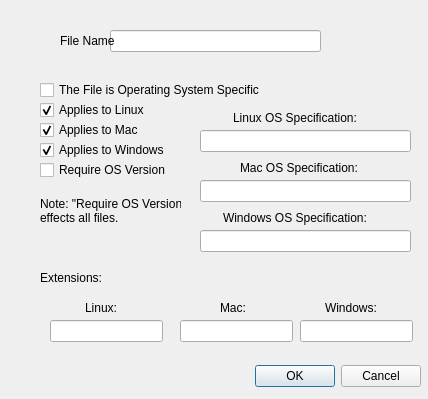
<?xml version="1.0" encoding="UTF-8"?>
<ui version="4.0">
 <class>requiredFileWindow</class>
 <widget class="QDialog" name="requiredFileWindow">
  <property name="geometry">
   <rect>
    <x>0</x>
    <y>0</y>
    <width>428</width>
    <height>399</height>
   </rect>
  </property>
  <property name="minimumSize">
   <size>
    <width>428</width>
    <height>399</height>
   </size>
  </property>
  <property name="maximumSize">
   <size>
    <width>428</width>
    <height>399</height>
   </size>
  </property>
  <property name="windowTitle">
   <string>Required Files - ANUBIS Interface</string>
  </property>
  <property name="windowIcon">
   <iconset resource="resources.qrc">
    <normaloff>:/img/ANUBIS.ico</normaloff>:/img/ANUBIS.ico</iconset>
  </property>
  <property name="styleSheet">
   <string notr="true">.QFrame {
border:none;
}</string>
  </property>
  <widget class="QDialogButtonBox" name="buttonBox">
   <property name="geometry">
    <rect>
     <x>80</x>
     <y>360</y>
     <width>341</width>
     <height>32</height>
    </rect>
   </property>
   <property name="styleSheet">
    <string notr="true"/>
   </property>
   <property name="orientation">
    <enum>Qt::Horizontal</enum>
   </property>
   <property name="standardButtons">
    <set>QDialogButtonBox::Cancel|QDialogButtonBox::Ok</set>
   </property>
  </widget>
  <widget class="QLineEdit" name="fileName">
   <property name="geometry">
    <rect>
     <x>110</x>
     <y>30</y>
     <width>211</width>
     <height>22</height>
    </rect>
   </property>
  </widget>
  <widget class="QLabel" name="fileNameLabel">
   <property name="geometry">
    <rect>
     <x>60</x>
     <y>33</y>
     <width>131</width>
     <height>16</height>
    </rect>
   </property>
   <property name="text">
    <string>File Name</string>
   </property>
  </widget>
  <widget class="QCheckBox" name="osSpecificCheckBox">
   <property name="geometry">
    <rect>
     <x>40</x>
     <y>80</y>
     <width>291</width>
     <height>20</height>
    </rect>
   </property>
   <property name="text">
    <string>The File is Operating System Specific</string>
   </property>
  </widget>
  <widget class="QFrame" name="osSpecificFrame">
   <property name="geometry">
    <rect>
     <x>40</x>
     <y>100</y>
     <width>151</width>
     <height>171</height>
    </rect>
   </property>
   <property name="frameShape">
    <enum>QFrame::StyledPanel</enum>
   </property>
   <property name="frameShadow">
    <enum>QFrame::Raised</enum>
   </property>
   <widget class="QCheckBox" name="requireOSVersionCheckBox">
    <property name="geometry">
     <rect>
      <x>0</x>
      <y>60</y>
      <width>151</width>
      <height>20</height>
     </rect>
    </property>
    <property name="text">
     <string>Require OS Version</string>
    </property>
   </widget>
   <widget class="QCheckBox" name="appliesToWindowsCheckBox">
    <property name="geometry">
     <rect>
      <x>0</x>
      <y>40</y>
      <width>151</width>
      <height>20</height>
     </rect>
    </property>
    <property name="text">
     <string>Applies to Windows</string>
    </property>
    <property name="checked">
     <bool>true</bool>
    </property>
   </widget>
   <widget class="QCheckBox" name="appliesToLinuxCheckBox">
    <property name="geometry">
     <rect>
      <x>0</x>
      <y>0</y>
      <width>131</width>
      <height>20</height>
     </rect>
    </property>
    <property name="text">
     <string>Applies to Linux</string>
    </property>
    <property name="checked">
     <bool>true</bool>
    </property>
   </widget>
   <widget class="QCheckBox" name="appliesToMacCheckBox">
    <property name="geometry">
     <rect>
      <x>0</x>
      <y>20</y>
      <width>121</width>
      <height>20</height>
     </rect>
    </property>
    <property name="text">
     <string>Applies to Mac</string>
    </property>
    <property name="checked">
     <bool>true</bool>
    </property>
   </widget>
   <widget class="QLabel" name="label">
    <property name="geometry">
     <rect>
      <x>0</x>
      <y>80</y>
      <width>141</width>
      <height>61</height>
     </rect>
    </property>
    <property name="text">
     <string>Note: &quot;Require OS Version&quot;
effects all files.</string>
    </property>
   </widget>
  </widget>
  <widget class="QFrame" name="versionsFrame">
   <property name="geometry">
    <rect>
     <x>190</x>
     <y>100</y>
     <width>231</width>
     <height>171</height>
    </rect>
   </property>
   <property name="frameShape">
    <enum>QFrame::StyledPanel</enum>
   </property>
   <property name="frameShadow">
    <enum>QFrame::Raised</enum>
   </property>
   <widget class="QLabel" name="windowsOSSpecificationLabel">
    <property name="geometry">
     <rect>
      <x>33</x>
      <y>110</y>
      <width>171</width>
      <height>16</height>
     </rect>
    </property>
    <property name="text">
     <string>Windows OS Specification:</string>
    </property>
   </widget>
   <widget class="QLabel" name="linuxOSSpecificationLabel">
    <property name="geometry">
     <rect>
      <x>43</x>
      <y>10</y>
      <width>151</width>
      <height>16</height>
     </rect>
    </property>
    <property name="text">
     <string>Linux OS Specification:</string>
    </property>
   </widget>
   <widget class="QLabel" name="macOSSpecificationLabel">
    <property name="geometry">
     <rect>
      <x>50</x>
      <y>60</y>
      <width>141</width>
      <height>16</height>
     </rect>
    </property>
    <property name="text">
     <string>Mac OS Specification:</string>
    </property>
   </widget>
   <widget class="QLineEdit" name="windowsOSSpecificationEntry">
    <property name="geometry">
     <rect>
      <x>10</x>
      <y>130</y>
      <width>211</width>
      <height>22</height>
     </rect>
    </property>
   </widget>
   <widget class="QLineEdit" name="linuxOSSpecificationEntry">
    <property name="geometry">
     <rect>
      <x>10</x>
      <y>30</y>
      <width>211</width>
      <height>22</height>
     </rect>
    </property>
   </widget>
   <widget class="QLineEdit" name="macOSSpecificationEntry">
    <property name="geometry">
     <rect>
      <x>10</x>
      <y>80</y>
      <width>211</width>
      <height>22</height>
     </rect>
    </property>
   </widget>
  </widget>
  <widget class="QFrame" name="extensionsFrame">
   <property name="geometry">
    <rect>
     <x>40</x>
     <y>270</y>
     <width>381</width>
     <height>80</height>
    </rect>
   </property>
   <property name="styleSheet">
    <string notr="true"/>
   </property>
   <property name="frameShape">
    <enum>QFrame::StyledPanel</enum>
   </property>
   <property name="frameShadow">
    <enum>QFrame::Raised</enum>
   </property>
   <widget class="QLabel" name="extensionsLabel">
    <property name="geometry">
     <rect>
      <x>0</x>
      <y>0</y>
      <width>81</width>
      <height>16</height>
     </rect>
    </property>
    <property name="text">
     <string>Extensions:</string>
    </property>
   </widget>
   <widget class="QLabel" name="windowsExtensionsLabel">
    <property name="geometry">
     <rect>
      <x>285</x>
      <y>30</y>
      <width>62</width>
      <height>16</height>
     </rect>
    </property>
    <property name="text">
     <string>Windows:</string>
    </property>
   </widget>
   <widget class="QLabel" name="linuxExtensionsLabel">
    <property name="geometry">
     <rect>
      <x>45</x>
      <y>30</y>
      <width>41</width>
      <height>16</height>
     </rect>
    </property>
    <property name="text">
     <string>Linux:</string>
    </property>
   </widget>
   <widget class="QLabel" name="macExtensionsLabel">
    <property name="geometry">
     <rect>
      <x>180</x>
      <y>30</y>
      <width>31</width>
      <height>16</height>
     </rect>
    </property>
    <property name="text">
     <string>Mac:</string>
    </property>
   </widget>
   <widget class="QLineEdit" name="windowsExtensionsEntry">
    <property name="geometry">
     <rect>
      <x>260</x>
      <y>50</y>
      <width>113</width>
      <height>22</height>
     </rect>
    </property>
   </widget>
   <widget class="QLineEdit" name="linuxExtensionsEntry">
    <property name="geometry">
     <rect>
      <x>10</x>
      <y>50</y>
      <width>113</width>
      <height>22</height>
     </rect>
    </property>
   </widget>
   <widget class="QLineEdit" name="macExtensionsEntry">
    <property name="geometry">
     <rect>
      <x>140</x>
      <y>50</y>
      <width>113</width>
      <height>22</height>
     </rect>
    </property>
   </widget>
  </widget>
 </widget>
 <tabstops>
  <tabstop>fileName</tabstop>
  <tabstop>osSpecificCheckBox</tabstop>
  <tabstop>appliesToLinuxCheckBox</tabstop>
  <tabstop>appliesToMacCheckBox</tabstop>
  <tabstop>appliesToWindowsCheckBox</tabstop>
  <tabstop>requireOSVersionCheckBox</tabstop>
  <tabstop>linuxExtensionsEntry</tabstop>
  <tabstop>macExtensionsEntry</tabstop>
  <tabstop>windowsExtensionsEntry</tabstop>
  <tabstop>linuxOSSpecificationEntry</tabstop>
  <tabstop>macOSSpecificationEntry</tabstop>
  <tabstop>windowsOSSpecificationEntry</tabstop>
  <tabstop>buttonBox</tabstop>
 </tabstops>
 <resources>
  <include location="resources.qrc"/>
 </resources>
 <connections>
  <connection>
   <sender>buttonBox</sender>
   <signal>accepted()</signal>
   <receiver>requiredFileWindow</receiver>
   <slot>accept()</slot>
   <hints>
    <hint type="sourcelabel">
     <x>248</x>
     <y>254</y>
    </hint>
    <hint type="destinationlabel">
     <x>157</x>
     <y>274</y>
    </hint>
   </hints>
  </connection>
  <connection>
   <sender>buttonBox</sender>
   <signal>rejected()</signal>
   <receiver>requiredFileWindow</receiver>
   <slot>reject()</slot>
   <hints>
    <hint type="sourcelabel">
     <x>316</x>
     <y>260</y>
    </hint>
    <hint type="destinationlabel">
     <x>286</x>
     <y>274</y>
    </hint>
   </hints>
  </connection>
 </connections>
</ui>
